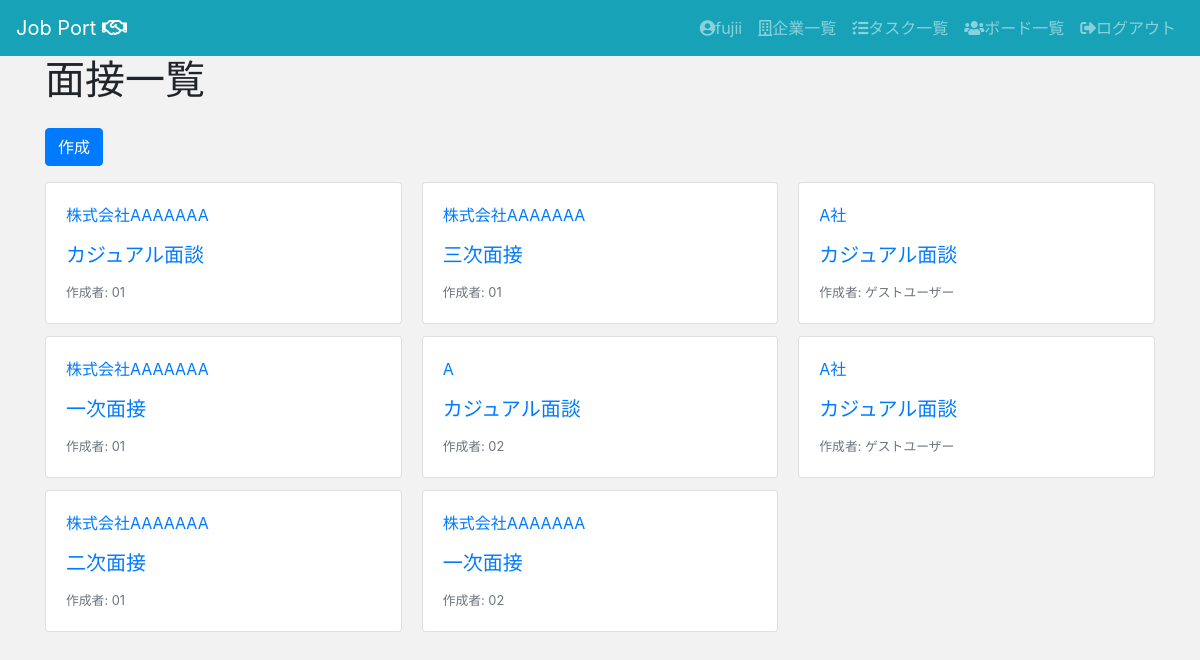
/jpapp/interviews/ (signed in), run on the app's committed database.
### jpapp/models.py (models this page shows, shortened)
class Interview(models.Model):
    interview_phase = models.IntegerField(
      choices = CHOICE4,
      default='0'
    )
    interview_datetime = models.DateTimeField()
    interview_description = models.TextField()
    company = models.ForeignKey(Company, on_delete=models.CASCADE)
    user = models.ForeignKey(User, on_delete=models.CASCADE)

class Company(models.Model):
    company_name = models.CharField(max_length=200,)
    url = models.URLField(blank=True,null=True,)
    route = models.IntegerField(
        choices = CHOICE1,
        blank=True,
        null=True,
    )
    location = models.IntegerField(
        choices = CHOICE2,
        blank=True,
        null=True,
    )
    tag = models.ManyToManyField(Tag, blank=True)
    description = models.TextField(blank=True,null=True,)
    phase = models.IntegerField(
        choices = CHOICE3,
        default='0',
    )
    application_date = models.DateField(blank=True,null=True,)
    user = models.ForeignKey(User, on_delete=models.CASCADE)
    def __str__(self):
        return self.company_name

### jpapp/views.py (the view)
# urls.py: path("interviews/", views.InterviewListView.as_view(), name="interviews_list"),
class InterviewListView(LoginRequiredMixin, ListView):
    model = Interview
    template_name = "jpapp/interviews/list.html"
    def get_queryset(self):
        current_user = self.request.user
        if current_user.is_superuser: # スーパーユーザの場合、リストにすべてを表示する。
            interview_list = Interview.objects.all()
            return interview_list
        else: # 一般ユーザは自分のレコードのみ表示する。
            interview_list = Interview.objects.filter(user=current_user.id)
            return interview_list

### templates/jpapp/interviews/list.html
{% extends "jpapp/base.html" %}
{% block content %}
<div class="container">
  <h1>面接一覧</h1>
  <a class="btn btn-primary my-3" href="{% url 'jpapp:interviews_create' %}" role="button">作成</a>
  <div class="card-columns">
    {% for interview in interview_list %}
    <a href="{% url 'jpapp:interviews_detail' interview.pk %}" class="card">
      <div class="card-body">
        <p>{{ interview.company }}</p>
        <h5 class="card-title">{{ interview.get_interview_phase_display }}</h5>
        <footer>
          <small class="text-muted">作成者: {{ interview.user.username }}</small>
        </footer>
      </div>
    </a>
    {% endfor %}
  </div>
</div>
{% endblock %}

### templates/jpapp/base.html (shortened to what this page needs)
{% load static %}
<!doctype html>
<html lang="ja">
  <head>
    <link rel="stylesheet" href="https://stackpath.bootstrapcdn.com/bootstrap/4.3.1/css/bootstrap.min.css">
    <link href="https://use.fontawesome.com/releases/v5.6.1/css/all.css" rel="stylesheet">
    <link rel="stylesheet" type="text/css" href="{% static 'jpapp/custom.css' %}">
    <link href="https://use.fontawesome.com/releases/v5.6.1/css/all.css" rel="stylesheet">
  </head>
  <body>
    <header>
      <nav class="navbar navbar-expand-lg navbar-dark bg-info">
        <a class="navbar-brand" href="{% url 'jpapp:index' %}">Job Port <i class="far fa-handshake"></i></a>
        <div class="collapse navbar-collapse" id="navbarSupportedContent">
          <ul class="navbar-nav">
            {% if request.user.is_authenticated %}
            <li class="nav-item">
              <a class="nav-link" href="{% url 'jpapp:users_detail' request.user.pk %}"><i class="fas fa-user-circle"></i>{{ request.user.username }}</a>
            </li>
            <li class="nav-item">
              <a class="nav-link" href="{% url 'jpapp:companies_list' %}"><i class="far fa-building"></i>企業一覧</a>
            </li>
            <li class="nav-item">
              <a class="nav-link" href="{% url 'jpapp:tasks_list' %}"><i class="fas fa-tasks"></i>タスク一覧</a>
            </li>
            <li class="nav-item">
              <a class="nav-link" href="{% url 'jpapp:boards_list' %}"><i class="fas fa-users"></i>ボード一覧</a>
            </li>
            <li class="nav-item">
              <a class="nav-link" href="{% url 'logout' %}"><i class="fas fa-sign-out-alt"></i>ログアウト</a>
            </li>
            {% endif %}
          </ul>
        </div>
      </nav>
    </header>
    <main>
      {% block content %}
      {% endblock %}
    </main>
  </body>
</html>

### static/jpapp/custom.css (style rules this page uses)
body { background-color: #F2F2F2; }

### data on the page
Interview: company "株式会社AAAAAAA", interview_phase "カジュアル面談", user.username "01"
Interview: company "株式会社AAAAAAA", interview_phase "一次面接", user.username "01"
Interview: company "株式会社AAAAAAA", interview_phase "二次面接", user.username "01"
Interview: company "株式会社AAAAAAA", interview_phase "三次面接", user.username "01"
Interview: company "A", interview_phase "カジュアル面談", user.username "02"
Interview: company "株式会社AAAAAAA", interview_phase "一次面接", user.username "02"
Interview: company "A社", interview_phase "カジュアル面談", user.username "ゲストユーザー"
Interview: company "A社", interview_phase "カジュアル面談", user.username "ゲストユーザー"

### other printed values
{{ request.user.username }} "fujii"
